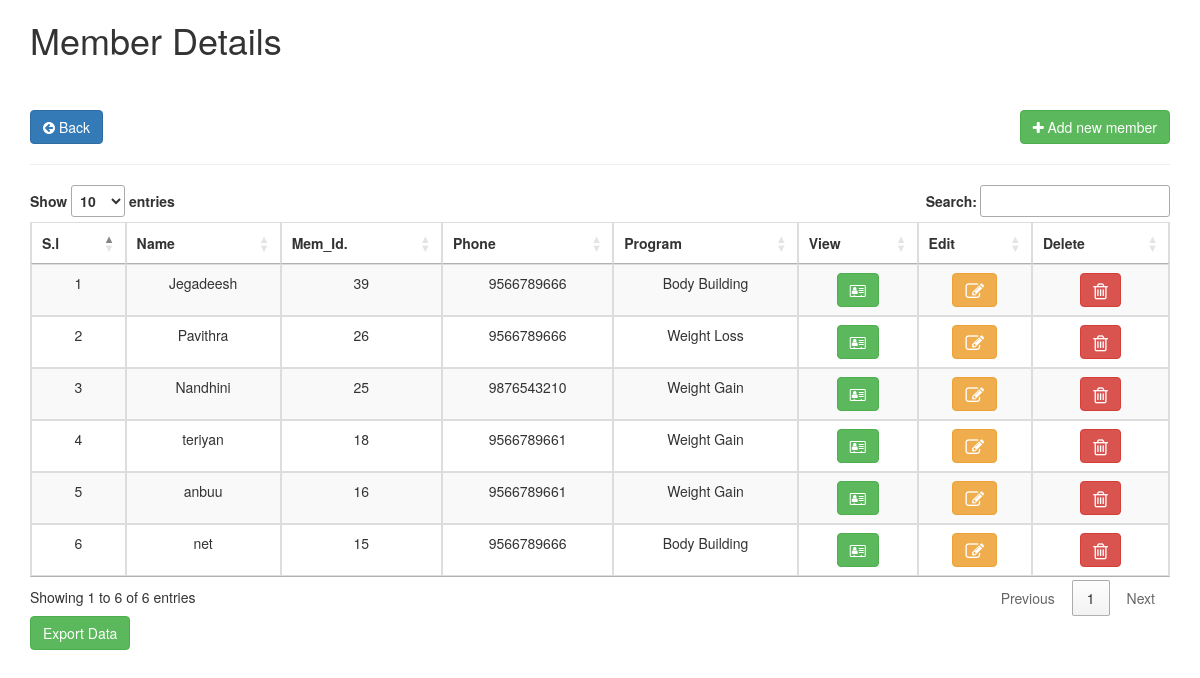
The page /demo/index.php on the database its author committed.
### tables this page shows
CREATE TABLE `doctorapp` (
  `id` int(10) NOT NULL,
  `fname` varchar(40) NOT NULL,
  `password` varchar(40) NOT NULL,
  `email` varchar(40) NOT NULL,
  `docapp` varchar(60) NOT NULL,
  `dob` text NOT NULL,
  `age` int(15) NOT NULL,
  `gender` varchar(10) NOT NULL,
  `weight` int(3) NOT NULL,
  `height` varchar(5) NOT NULL,
  `bg` varchar(30) NOT NULL,
  `prof` varchar(30) NOT NULL,
  `mobile` varchar(10) NOT NULL,
  `prog` varchar(30) NOT NULL,
  `image` varchar(100) NOT NULL,
  `mr` varchar(100) NOT NULL
);

### demo/index.php (the view, shortened to what this page needs)
<?php
include('db.php');
?>
<!DOCTYPE html>
<html>
<head>
    <link rel="stylesheet" href="https://maxcdn.bootstrapcdn.com/bootstrap/3.4.1/css/bootstrap.min.css">
    <link rel="stylesheet" href="https://cdnjs.cloudflare.com/ajax/libs/font-awesome/4.7.0/css/font-awesome.min.css">
	<link rel="stylesheet" href="//cdn.datatables.net/1.10.20/css/jquery.dataTables.min.css">
</head>
<body>
	<div class="container">
	<h1>Member Details</h1><br><br>
	<a href="http://localhost/g/admin-panel.php" class="btn btn-primary"><i class="fa fa-arrow-circle-left"></i> Back</a>
	<button class="btn btn-success pull-right" type="button" data-toggle="modal" data-target="#myModal">
  <i class="fa fa-plus"></i> Add new member
  </button>
  <hr>
		<table class="table table-bordered table-striped table-hover" id="myTable">
		<thead>
			<tr>
			   <th class="text-center" scope="col">S.l</th>
				<th class="text-center" scope="col">Name</th>
				<th class="text-center" scope="col">Mem_Id.</th>
				<th class="text-center" scope="col">Phone</th>
				<th class="text-center" scope="col">Program</th>
				<th class="text-center" scope="col">View</th>
				<th class="text-center" scope="col">Edit</th>
				<th class="text-center" scope="col">Delete</th>
			</tr>
		</thead>
			<?php
        	$get_data = "SELECT * FROM doctorapp order by 1 desc";
        	$run_data = mysqli_query($con,$get_data);
			$i = 0;
        	while($row = mysqli_fetch_array($run_data))
        	{
				$sl = ++$i;
				$u_f_name = $row['fname'];
				$id = $row['id'];
				$u_phone = $row['mobile'];
				$prog = $row['prog'];
        		echo "
				<tr>
				<td class='text-center'>$sl</td>
				<td class='text-center'>$u_f_name</td>
				<td class='text-center'>$id</td>
				<td class='text-center'>$u_phone</td>
				<td class='text-center'>$prog</td>
				<td class='text-center'>
					<span>
					<a href='#' class='btn btn-success mr-3 profile' data-toggle='modal' data-target='#view$id' title='Prfile'><i class='fa fa-address-card-o' aria-hidden='true'></i></a>
					</span>
				</td>
				<td class='text-center'>
					<span>
					<a href='#' class='btn btn-warning mr-3 edituser' data-toggle='modal' data-target='#edit$id' title='Edit'><i class='fa fa-pencil-square-o fa-lg'></i></a>
					</span>
				</td>
				<td class='text-center'>
					<span>
						<a href='#' class='btn btn-danger deleteuser' title='Delete'>
						     <i class='fa fa-trash-o fa-lg' data-toggle='modal' data-target='#$id' style='' aria-hidden='true'></i>
						</a>
					</span>
				</td>
			</tr>
        		";
        	}
        	?>
		</table>
		<form method="post" action="export.php">
     <input type="submit" name="export" class="btn btn-success" value="Export Data" />
    </form>
	</div>
</body>
</html>

### rows shown on the page
doctorapp: sl "1", fname "Jegadeesh", id "39", mobile "9566789666", prog "Body Building"
doctorapp: sl "2", fname "Pavithra", id "26", mobile "9566789666", prog "Weight Loss"
doctorapp: sl "3", fname "Nandhini", id "25", mobile "9876543210", prog "Weight Gain"
doctorapp: sl "4", fname "teriyan", id "18", mobile "9566789661", prog "Weight Gain"
doctorapp: sl "5", fname "anbuu", id "16", mobile "9566789661", prog "Weight Gain"
doctorapp: sl "6", fname "net", id "15", mobile "9566789666", prog "Body Building"
